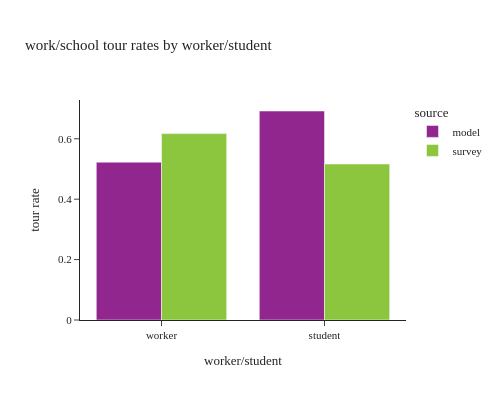

Notebook code cell kept with this figure:
### Code cell
# worker/student tour rates
df_plot = pd.concat([
    # worker
    calc_tour_rates(w_tour_data,'worker'),
    # student
    calc_tour_rates(s_tour_data,'student')
])
df_plot['worker/student'] = ["worker","worker","student","student"]
df_plot['tour rate'] = df_plot['tour_weight']/df_plot['person_weight']

fig = px.bar(df_plot, x="worker/student", y="tour rate", color="source",barmode="group",
             title="work/school tour rates by worker/student")
fig.update_layout(height=400, width=500)
fig.show()

### Figure 1 — Plotly figure (JSON) as saved in the notebook; plotly's stock layout.template omitted (floating-point values rounded to 4 significant figures)
{"data": [{"alignmentgroup": "True", "hovertemplate": "source=model<br>worker/student=%{x}<br>tour rate=%{y}<extra></extra>", "legendgroup": "model", "marker": {"color": "#91268F", "pattern": {"shape": ""}}, "name": "model", "offsetgroup": "model", "orientation": "v", "showlegend": true, "textposition": "auto", "type": "bar", "x": ["worker", "student"], "xaxis": "x", "y": [0.5225, 0.6919], "yaxis": "y"}, {"alignmentgroup": "True", "hovertemplate": "source=survey<br>worker/student=%{x}<br>tour rate=%{y}<extra></extra>", "legendgroup": "survey", "marker": {"color": "#8CC63E", "pattern": {"shape": ""}}, "name": "survey", "offsetgroup": "survey", "orientation": "v", "showlegend": true, "textposition": "auto", "type": "bar", "x": ["worker", "student"], "xaxis": "x", "y": [0.6172, 0.5164], "yaxis": "y"}], "layout": {"barmode": "group", "height": 400, "legend": {"title": {"text": "source"}, "tracegroupgap": 0}, "title": {"text": "work/school tour rates by worker/student"}, "width": 500, "xaxis": {"anchor": "y", "domain": [0, 1], "title": {"text": "worker/student"}}, "yaxis": {"anchor": "x", "domain": [0, 1], "title": {"text": "tour rate"}}}}
